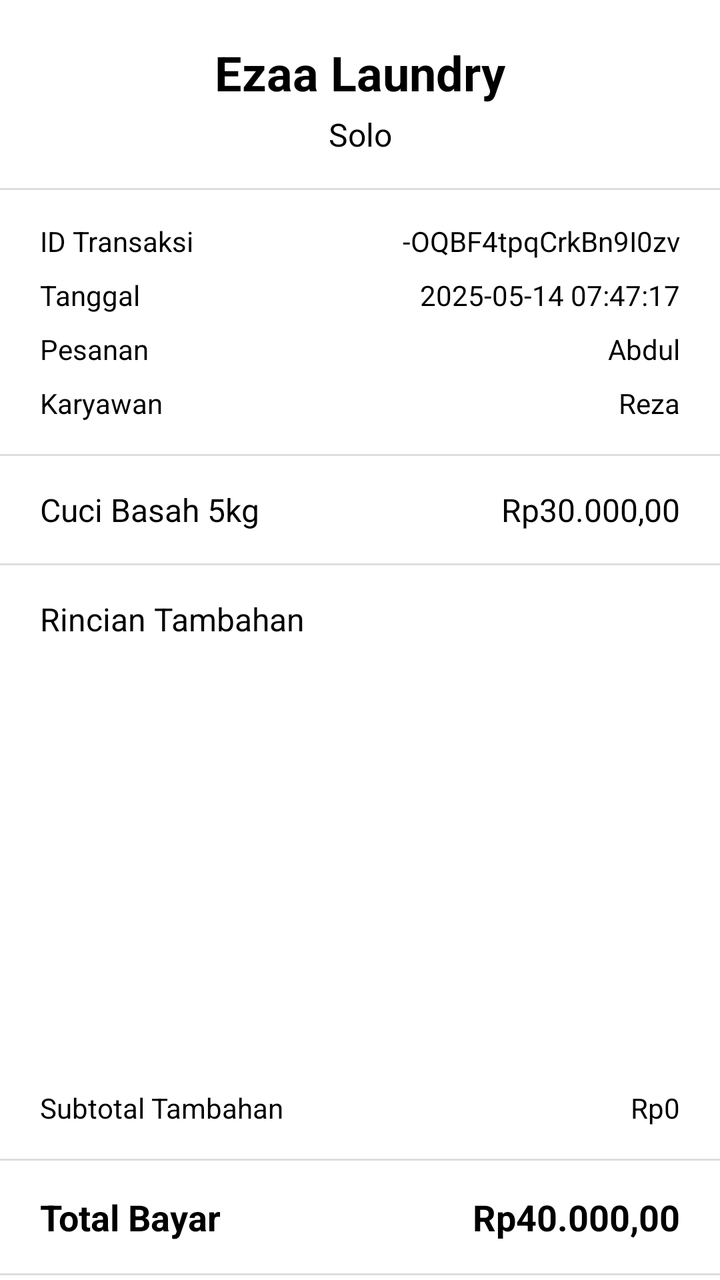
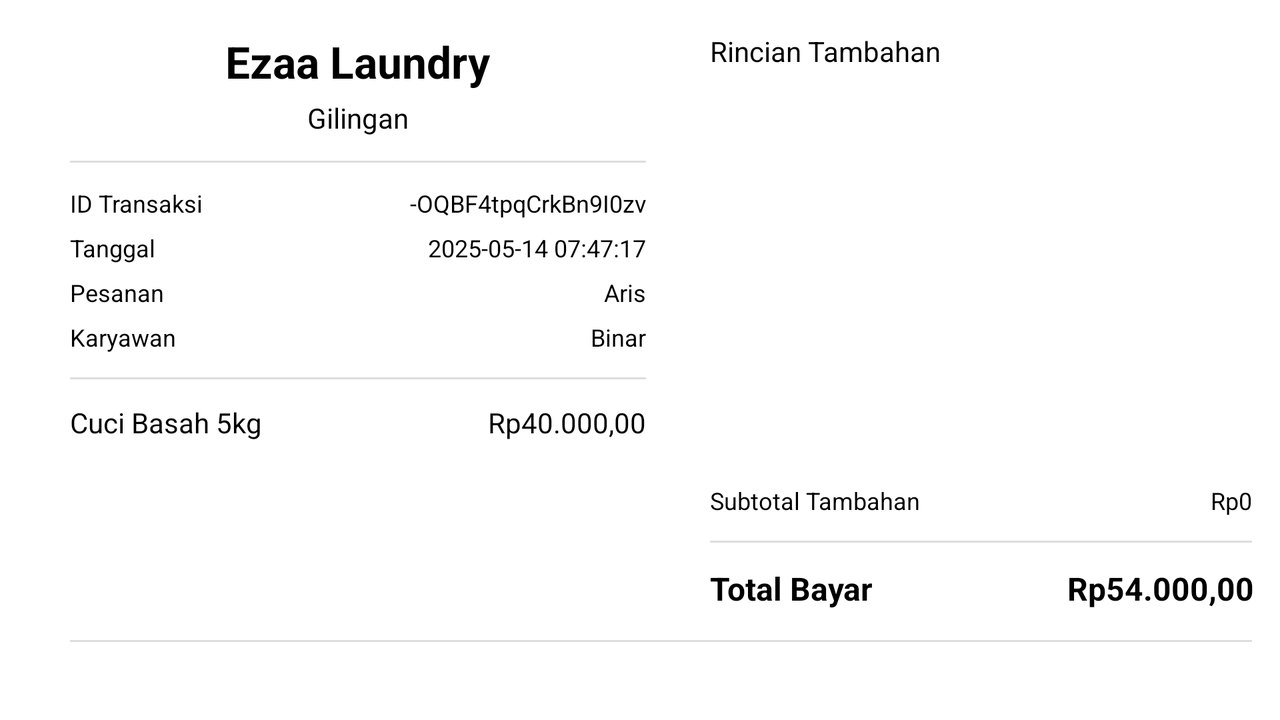

Two renders of one Android screen. The first uses the default layout on a phone; the second uses the alternative layout the repository ships for a different screen configuration, on a matching device. The two XML files are below.
<!-- AndroidManifest.xml: application theme Theme.Laundry -->
<!-- res/layout/activity_invoice.xml -->
<?xml version="1.0" encoding="utf-8"?>
<androidx.constraintlayout.widget.ConstraintLayout xmlns:android="http://schemas.android.com/apk/res/android"
    xmlns:app="http://schemas.android.com/apk/res-auto"
    xmlns:tools="http://schemas.android.com/tools"
    android:layout_width="match_parent"
    android:layout_height="match_parent"
    android:id="@+id/invoice"
    tools:context="com.ezaa.laundry.transaksi.InvoiceActivity">

    
    <TextView
        android:id="@+id/tv_business_name"
        android:layout_width="wrap_content"
        android:layout_height="wrap_content"
        android:text="Ezaa Laundry"
        android:textSize="24sp"
        android:textStyle="bold"
        android:layout_marginTop="20dp"
        app:layout_constraintTop_toTopOf="parent"
        app:layout_constraintStart_toStartOf="parent"
        app:layout_constraintEnd_toEndOf="parent" />

    <TextView
        android:id="@+id/tv_branch"
        android:layout_width="wrap_content"
        android:layout_height="wrap_content"
        android:text="Solo"
        android:textSize="16sp"
        android:layout_marginTop="4dp"
        app:layout_constraintTop_toBottomOf="@id/tv_business_name"
        app:layout_constraintStart_toStartOf="parent"
        app:layout_constraintEnd_toEndOf="parent" />

    <View
        android:id="@+id/divider1"
        android:layout_width="match_parent"
        android:layout_height="1dp"
        android:background="#DDDDDD"
        android:layout_marginTop="16dp"
        app:layout_constraintTop_toBottomOf="@id/tv_branch" />

    
    <TextView
        android:id="@+id/tv_transaction_id_label"
        android:layout_width="wrap_content"
        android:layout_height="wrap_content"
        android:text="@string/idTransaksi"
        android:textSize="14sp"
        android:layout_marginTop="16dp"
        android:layout_marginStart="20dp"
        app:layout_constraintTop_toBottomOf="@id/divider1"
        app:layout_constraintStart_toStartOf="parent" />

    <TextView
        android:id="@+id/tv_transaction_id"
        android:layout_width="0dp"
        android:layout_height="wrap_content"
        android:text="-OQBF4tpqCrkBn9I0zv"
        android:textSize="14sp"
        android:textAlignment="textEnd"
        app:layout_constraintTop_toTopOf="@id/tv_transaction_id_label"
        app:layout_constraintBottom_toBottomOf="@id/tv_transaction_id_label"
        app:layout_constraintEnd_toEndOf="parent"
        android:layout_marginEnd="20dp"
        app:layout_constraintStart_toEndOf="@id/tv_transaction_id_label"
        android:layout_marginStart="8dp" />

    <TextView
        android:id="@+id/tv_date_label"
        android:layout_width="wrap_content"
        android:layout_height="wrap_content"
        android:text="@string/Tanggal"
        android:textSize="14sp"
        android:layout_marginTop="8dp"
        android:layout_marginStart="20dp"
        app:layout_constraintTop_toBottomOf="@id/tv_transaction_id_label"
        app:layout_constraintStart_toStartOf="parent" />

    <TextView
        android:id="@+id/tv_date"
        android:layout_width="0dp"
        android:layout_height="wrap_content"
        android:text="2025-05-14 07:47:17"
        android:textSize="14sp"
        android:textAlignment="textEnd"
        app:layout_constraintTop_toTopOf="@id/tv_date_label"
        app:layout_constraintBottom_toBottomOf="@id/tv_date_label"
        app:layout_constraintEnd_toEndOf="parent"
        android:layout_marginEnd="20dp"
        app:layout_constraintStart_toEndOf="@id/tv_date_label"
        android:layout_marginStart="8dp" />

    <TextView
        android:id="@+id/tv_customer_label"
        android:layout_width="wrap_content"
        android:layout_height="wrap_content"
        android:text="@string/Pesanan"
        android:textSize="14sp"
        android:layout_marginTop="8dp"
        android:layout_marginStart="20dp"
        app:layout_constraintTop_toBottomOf="@id/tv_date_label"
        app:layout_constraintStart_toStartOf="parent" />

    <TextView
        android:id="@+id/tv_customer"
        android:layout_width="0dp"
        android:layout_height="wrap_content"
        android:text="Abdul"
        android:textSize="14sp"
        android:textAlignment="textEnd"
        app:layout_constraintTop_toTopOf="@id/tv_customer_label"
        app:layout_constraintBottom_toBottomOf="@id/tv_customer_label"
        app:layout_constraintEnd_toEndOf="parent"
        android:layout_marginEnd="20dp"
        app:layout_constraintStart_toEndOf="@id/tv_customer_label"
        android:layout_marginStart="8dp" />

    <TextView
        android:id="@+id/tv_employee_label"
        android:layout_width="wrap_content"
        android:layout_height="wrap_content"
        android:text="@string/Karyawan"
        android:textSize="14sp"
        android:layout_marginTop="8dp"
        android:layout_marginStart="20dp"
        app:layout_constraintTop_toBottomOf="@id/tv_customer_label"
        app:layout_constraintStart_toStartOf="parent" />

    <TextView
        android:id="@+id/tv_employee"
        android:layout_width="0dp"
        android:layout_height="wrap_content"
        android:text="Reza"
        android:textSize="14sp"
        android:textAlignment="textEnd"
        app:layout_constraintTop_toTopOf="@id/tv_employee_label"
        app:layout_constraintBottom_toBottomOf="@id/tv_employee_label"
        app:layout_constraintEnd_toEndOf="parent"
        android:layout_marginEnd="20dp"
        app:layout_constraintStart_toEndOf="@id/tv_employee_label"
        android:layout_marginStart="8dp" />

    <View
        android:id="@+id/divider2"
        android:layout_width="match_parent"
        android:layout_height="1dp"
        android:background="#DDDDDD"
        android:layout_marginTop="16dp"
        app:layout_constraintTop_toBottomOf="@id/tv_employee_label" />

    
    <TextView
        android:id="@+id/tv_main_service"
        android:layout_width="0dp"
        android:layout_height="wrap_content"
        android:text="Cuci Basah 5kg"
        android:textSize="16sp"
        android:layout_marginTop="16dp"
        android:layout_marginStart="20dp"
        app:layout_constraintTop_toBottomOf="@id/divider2"
        app:layout_constraintStart_toStartOf="parent"
        app:layout_constraintEnd_toStartOf="@id/tv_main_service_price" />

    <TextView
        android:id="@+id/tv_main_service_price"
        android:layout_width="wrap_content"
        android:layout_height="wrap_content"
        android:text="Rp30.000,00"
        android:textSize="16sp"
        android:textAlignment="textEnd"
        android:layout_marginEnd="20dp"
        app:layout_constraintTop_toTopOf="@id/tv_main_service"
        app:layout_constraintBottom_toBottomOf="@id/tv_main_service"
        app:layout_constraintEnd_toEndOf="parent" />

    <View
        android:id="@+id/divider3"
        android:layout_width="match_parent"
        android:layout_height="1dp"
        android:background="#DDDDDD"
        android:layout_marginTop="16dp"
        app:layout_constraintTop_toBottomOf="@id/tv_main_service" />

    
    <TextView
        android:id="@+id/tv_additional_services_header"
        android:layout_width="match_parent"
        android:layout_height="wrap_content"
        android:text="@string/RincianTambahan"
        android:textSize="16sp"
        android:layout_marginTop="16dp"
        android:layout_marginStart="20dp"
        app:layout_constraintTop_toBottomOf="@id/divider3"
        app:layout_constraintStart_toStartOf="parent"
        app:layout_constraintEnd_toEndOf="parent" />

    
    <androidx.recyclerview.widget.RecyclerView
        android:id="@+id/rv_additional_services"
        android:layout_width="match_parent"
        android:layout_height="0dp"
        android:layout_marginTop="8dp"
        android:layout_marginStart="10dp"
        android:layout_marginEnd="10dp"
        android:nestedScrollingEnabled="false"
        app:layout_constraintTop_toBottomOf="@id/tv_additional_services_header"
        app:layout_constraintBottom_toTopOf="@id/tv_subtotal_additional_label"
        app:layout_constraintStart_toStartOf="parent"
        app:layout_constraintEnd_toEndOf="parent"
        app:layout_constraintHeight_max="200dp" />

    
    <TextView
        android:id="@+id/tv_subtotal_additional_label"
        android:layout_width="wrap_content"
        android:layout_height="wrap_content"
        android:text="@string/SubtotalTambahan"
        android:textSize="14sp"
        android:layout_marginTop="16dp"
        android:layout_marginStart="20dp"
        app:layout_constraintTop_toBottomOf="@id/rv_additional_services"
        app:layout_constraintStart_toStartOf="parent" />

    <TextView
        android:id="@+id/tv_subtotal_additional"
        android:layout_width="wrap_content"
        android:layout_height="wrap_content"
        android:text="Rp0"
        android:textSize="14sp"
        android:textAlignment="textEnd"
        android:layout_marginEnd="20dp"
        app:layout_constraintTop_toTopOf="@id/tv_subtotal_additional_label"
        app:layout_constraintBottom_toBottomOf="@id/tv_subtotal_additional_label"
        app:layout_constraintEnd_toEndOf="parent" />

    <View
        android:id="@+id/divider4"
        android:layout_width="match_parent"
        android:layout_height="1dp"
        android:background="#DDDDDD"
        android:layout_marginTop="16dp"
        app:layout_constraintTop_toBottomOf="@id/tv_subtotal_additional_label" />

    
    <TextView
        android:id="@+id/tv_total_label"
        android:layout_width="wrap_content"
        android:layout_height="wrap_content"
        android:text="@string/totalbayar"
        android:textSize="18sp"
        android:textStyle="bold"
        android:layout_marginTop="16dp"
        android:layout_marginStart="20dp"
        app:layout_constraintTop_toBottomOf="@id/divider4"
        app:layout_constraintStart_toStartOf="parent" />

    <TextView
        android:id="@+id/tv_total"
        android:layout_width="wrap_content"
        android:layout_height="wrap_content"
        android:text="Rp40.000,00"
        android:textSize="18sp"
        android:textStyle="bold"
        android:textAlignment="textEnd"
        android:layout_marginEnd="20dp"
        app:layout_constraintTop_toTopOf="@id/tv_total_label"
        app:layout_constraintBottom_toBottomOf="@id/tv_total_label"
        app:layout_constraintEnd_toEndOf="parent" />

    <View
        android:id="@+id/divider5"
        android:layout_width="match_parent"
        android:layout_height="1dp"
        android:background="#DDDDDD"
        android:layout_marginTop="16dp"
        app:layout_constraintTop_toBottomOf="@id/tv_total_label" />

    
    <Button
        android:id="@+id/btn_whatsapp"
        android:layout_width="0dp"
        android:layout_height="wrap_content"
        android:text="@string/KirimWhatsApp"
        android:textAllCaps="false"
        android:textColor="@android:color/white"
        android:backgroundTint="#4CAF50"
        android:layout_marginTop="16dp"
        android:layout_marginStart="20dp"
        android:layout_marginEnd="8dp"
        app:layout_constraintTop_toBottomOf="@id/divider5"
        app:layout_constraintStart_toStartOf="parent"
        app:layout_constraintEnd_toStartOf="@id/btn_print" />

    <Button
        android:id="@+id/btn_print"
        android:layout_width="0dp"
        android:layout_height="wrap_content"
        android:text="@string/Cetak"
        android:textAllCaps="false"
        android:textColor="@android:color/white"
        android:backgroundTint="#03A9F4"
        android:layout_marginTop="16dp"
        android:layout_marginStart="8dp"
        android:layout_marginEnd="20dp"
        app:layout_constraintTop_toBottomOf="@id/divider5"
        app:layout_constraintStart_toEndOf="@id/btn_whatsapp"
        app:layout_constraintEnd_toEndOf="parent" />

</androidx.constraintlayout.widget.ConstraintLayout>
<!-- resources referenced by this layout -->
<resources>
  <string name="Cetak">Cetak Struk</string>
  <string name="Karyawan">Karyawan</string>
  <string name="KirimWhatsApp">Kirim WhatsApp</string>
  <string name="Pesanan">Pesanan</string>
  <string name="RincianTambahan">Rincian Tambahan</string>
  <string name="SubtotalTambahan">Subtotal Tambahan</string>
  <string name="Tanggal">Tanggal</string>
  <string name="idTransaksi">ID Transaksi</string>
  <string name="totalbayar">Total Bayar</string>
</resources>
<!-- res/layout-land/activity_invoice.xml (the repository's variant of the layout above) -->
<!-- drawn on the phone turned sideways -->
<?xml version="1.0" encoding="utf-8"?>
<androidx.constraintlayout.widget.ConstraintLayout xmlns:android="http://schemas.android.com/apk/res/android"
    xmlns:app="http://schemas.android.com/apk/res-auto"
    xmlns:tools="http://schemas.android.com/tools"
    android:layout_width="match_parent"
    android:layout_height="match_parent"
    android:id="@+id/invoice"
    tools:context="com.ezaa.laundry.transaksi.InvoiceActivity">

    
    <LinearLayout
        android:id="@+id/left_columninvoice"
        android:layout_width="0dp"
        android:layout_height="0dp"
        android:orientation="vertical"
        android:padding="16dp"
        android:layout_marginStart="19dp"
        app:layout_constraintTop_toTopOf="parent"
        app:layout_constraintBottom_toTopOf="@id/buttons_containerinvoice"
        app:layout_constraintStart_toStartOf="parent"
        app:layout_constraintEnd_toStartOf="@id/right_columninvoice"
        app:layout_constraintWidth_percent="0.5">

        
        <TextView
            android:id="@+id/tv_business_name"
            android:layout_width="wrap_content"
            android:layout_height="wrap_content"
            android:text="Ezaa Laundry"
            android:textSize="22sp"
            android:textStyle="bold"
            android:layout_gravity="center_horizontal" />

        <TextView
            android:id="@+id/tv_branch"
            android:layout_width="wrap_content"
            android:layout_height="wrap_content"
            android:text="Gilingan"
            android:textSize="14sp"
            android:layout_marginTop="4dp"
            android:layout_gravity="center_horizontal" />

        <View
            android:id="@+id/divider1"
            android:layout_width="match_parent"
            android:layout_height="1dp"
            android:background="#DDDDDD"
            android:layout_marginTop="12dp"
            android:layout_marginBottom="12dp" />

        
        <LinearLayout
            android:layout_width="match_parent"
            android:layout_height="wrap_content"
            android:orientation="horizontal"
            android:layout_marginBottom="6dp">
            <TextView
                android:id="@+id/tv_transaction_id_label"
                android:layout_width="0dp"
                android:layout_height="wrap_content"
                android:layout_weight="1"
                android:text="@string/idTransaksi"
                android:textSize="12sp" />
            <TextView
                android:id="@+id/tv_transaction_id"
                android:layout_width="0dp"
                android:layout_height="wrap_content"
                android:layout_weight="1"
                android:text="-OQBF4tpqCrkBn9I0zv"
                android:textSize="12sp"
                android:textAlignment="textEnd" />
        </LinearLayout>

        <LinearLayout
            android:layout_width="match_parent"
            android:layout_height="wrap_content"
            android:orientation="horizontal"
            android:layout_marginBottom="6dp">
            <TextView
                android:id="@+id/tv_date_label"
                android:layout_width="0dp"
                android:layout_height="wrap_content"
                android:layout_weight="1"
                android:text="@string/Tanggal"
                android:textSize="12sp" />
            <TextView
                android:id="@+id/tv_date"
                android:layout_width="0dp"
                android:layout_height="wrap_content"
                android:layout_weight="1"
                android:text="2025-05-14 07:47:17"
                android:textSize="12sp"
                android:textAlignment="textEnd" />
        </LinearLayout>

        <LinearLayout
            android:layout_width="match_parent"
            android:layout_height="wrap_content"
            android:orientation="horizontal"
            android:layout_marginBottom="6dp">
            <TextView
                android:id="@+id/tv_customer_label"
                android:layout_width="0dp"
                android:layout_height="wrap_content"
                android:layout_weight="1"
                android:text="@string/Pesanan"
                android:textSize="12sp" />
            <TextView
                android:id="@+id/tv_customer"
                android:layout_width="0dp"
                android:layout_height="wrap_content"
                android:layout_weight="1"
                android:text="Aris"
                android:textSize="12sp"
                android:textAlignment="textEnd" />
        </LinearLayout>

        <LinearLayout
            android:layout_width="match_parent"
            android:layout_height="wrap_content"
            android:orientation="horizontal"
            android:layout_marginBottom="12dp">
            <TextView
                android:id="@+id/tv_employee_label"
                android:layout_width="0dp"
                android:layout_height="wrap_content"
                android:layout_weight="1"
                android:text="@string/Karyawan"
                android:textSize="12sp" />
            <TextView
                android:id="@+id/tv_employee"
                android:layout_width="0dp"
                android:layout_height="wrap_content"
                android:layout_weight="1"
                android:text="Binar"
                android:textSize="12sp"
                android:textAlignment="textEnd" />
        </LinearLayout>

        <View
            android:id="@+id/divider2"
            android:layout_width="match_parent"
            android:layout_height="1dp"
            android:background="#DDDDDD"
            android:layout_marginBottom="12dp" />

        
        <LinearLayout
            android:layout_width="match_parent"
            android:layout_height="wrap_content"
            android:orientation="horizontal"
            android:layout_marginBottom="12dp">
            <TextView
                android:id="@+id/tv_main_service"
                android:layout_width="0dp"
                android:layout_height="wrap_content"
                android:layout_weight="1"
                android:text="Cuci Basah 5kg"
                android:textSize="14sp"/>
            <TextView
                android:id="@+id/tv_main_service_price"
                android:layout_width="wrap_content"
                android:layout_height="wrap_content"
                android:text="Rp40.000,00"
                android:textSize="14sp"
                android:textAlignment="textEnd" />
        </LinearLayout>

    </LinearLayout>

    
    <LinearLayout
        android:id="@+id/right_columninvoice"
        android:layout_width="0dp"
        android:layout_height="0dp"
        android:orientation="vertical"
        android:padding="16dp"
        app:layout_constraintTop_toTopOf="parent"
        app:layout_constraintBottom_toTopOf="@id/buttons_containerinvoice"
        app:layout_constraintStart_toEndOf="@id/left_columninvoice"
        app:layout_constraintEnd_toEndOf="parent"
        app:layout_constraintWidth_percent="0.5">

        
        <TextView
            android:id="@+id/tv_additional_services_header"
            android:layout_width="match_parent"
            android:layout_height="wrap_content"
            android:text="@string/RincianTambahan"
            android:textSize="14sp"
            android:layout_marginBottom="8dp" />

        
        <androidx.recyclerview.widget.RecyclerView
            android:id="@+id/rv_additional_services"
            android:layout_width="match_parent"
            android:layout_height="0dp"
            android:layout_weight="1"
            android:layout_marginEnd="17dp"
            android:nestedScrollingEnabled="false" />

        
        <LinearLayout
            android:layout_width="match_parent"
            android:layout_height="wrap_content"
            android:orientation="horizontal"
            android:layout_marginTop="12dp"
            android:layout_marginEnd="17dp"
            android:layout_marginBottom="12dp">
            <TextView
                android:id="@+id/tv_subtotal_additional_label"
                android:layout_width="0dp"
                android:layout_height="wrap_content"
                android:layout_weight="1"
                android:text="@string/SubtotalTambahan"
                android:textSize="12sp" />
            <TextView
                android:id="@+id/tv_subtotal_additional"
                android:layout_width="wrap_content"
                android:layout_height="wrap_content"
                android:text="Rp0"
                android:textSize="12sp"
                android:textAlignment="textEnd" />
        </LinearLayout>

        <View
            android:id="@+id/divider4"
            android:layout_marginEnd="17dp"
            android:layout_width="match_parent"
            android:layout_height="1dp"
            android:background="#DDDDDD"
            android:layout_marginBottom="12dp" />

        
        <LinearLayout
            android:layout_width="match_parent"
            android:layout_height="wrap_content"
            android:orientation="horizontal"
            android:layout_marginEnd="16dp">
            <TextView
                android:id="@+id/tv_total_label"
                android:layout_width="0dp"
                android:layout_height="wrap_content"
                android:layout_weight="1"
                android:text="@string/totalbayar"
                android:textSize="16sp"
                android:textStyle="bold" />
            <TextView
                android:id="@+id/tv_total"
                android:layout_width="wrap_content"
                android:layout_height="wrap_content"
                android:text="Rp54.000,00"
                android:textSize="16sp"
                android:textStyle="bold"
                android:textAlignment="textEnd" />
        </LinearLayout>

    </LinearLayout>

    
    <View
        android:id="@+id/divider5"
        android:layout_width="match_parent"
        android:layout_height="1dp"
        android:background="#DDDDDD"
        android:layout_marginStart="35dp"
        android:layout_marginEnd="14dp"
        app:layout_constraintBottom_toTopOf="@id/buttons_containerinvoice" />

    
    <LinearLayout
        android:id="@+id/buttons_containerinvoice"
        android:layout_width="match_parent"
        android:layout_height="wrap_content"
        android:orientation="horizontal"
        android:padding="16dp"
        android:layout_marginStart="17dp"
        app:layout_constraintBottom_toBottomOf="parent"
        app:layout_constraintStart_toStartOf="parent"
        app:layout_constraintEnd_toEndOf="parent">

        <Button
            android:id="@+id/btn_whatsapp"
            android:layout_width="0dp"
            android:layout_height="wrap_content"
            android:layout_weight="1"
            android:text="@string/KirimWhatsApp"
            android:textAllCaps="false"
            android:textColor="@android:color/white"
            android:backgroundTint="#4CAF50"
            android:layout_marginEnd="8dp" />

        <Button
            android:id="@+id/btn_print"
            android:layout_width="0dp"
            android:layout_height="wrap_content"
            android:layout_weight="1"
            android:text="@string/Cetak"
            android:textAllCaps="false"
            android:textColor="@android:color/white"
            android:backgroundTint="#03A9F4"
            android:layout_marginStart="8dp" />

    </LinearLayout>

</androidx.constraintlayout.widget.ConstraintLayout>
